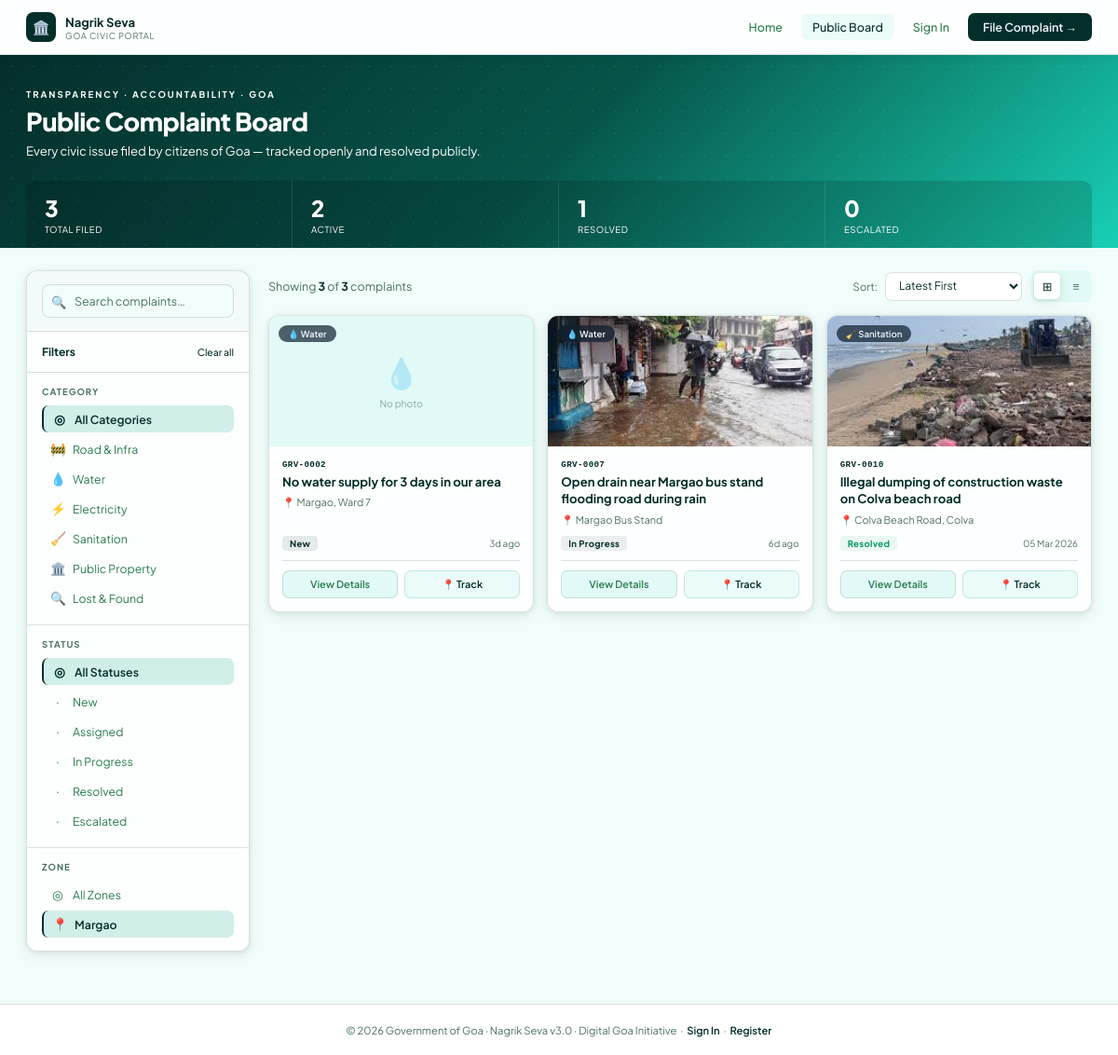
Page /public_board.php?zone=Margao on the committed database.
### tables this page shows
CREATE TABLE IF NOT EXISTS complaints (
  id            INT UNSIGNED AUTO_INCREMENT PRIMARY KEY,
  complaint_no  VARCHAR(20)  NOT NULL UNIQUE,       
  citizen_id    INT UNSIGNED NOT NULL,
  officer_id    INT UNSIGNED DEFAULT NULL,
  category      ENUM('road','water','electricity','sanitation','property','lost') NOT NULL,
  title         VARCHAR(200) NOT NULL,
  description   TEXT         NOT NULL,
  location      VARCHAR(250) NOT NULL,
  latitude      DECIMAL(10,7) DEFAULT NULL,
  longitude     DECIMAL(10,7) DEFAULT NULL,
  zone          VARCHAR(80)  DEFAULT NULL,
  status        ENUM('new','assigned','in_progress','resolved','closed','escalated')
                NOT NULL DEFAULT 'new',
  priority      ENUM('low','medium','high') NOT NULL DEFAULT 'medium',
  photo_path    VARCHAR(255) DEFAULT NULL,          
  officer_notes TEXT         DEFAULT NULL,
  resolved_at   DATETIME     DEFAULT NULL,
  created_at    TIMESTAMP    DEFAULT CURRENT_TIMESTAMP,
  updated_at    TIMESTAMP    DEFAULT CURRENT_TIMESTAMP ON UPDATE CURRENT_TIMESTAMP,
  FOREIGN KEY (citizen_id) REFERENCES users(id) ON DELETE CASCADE,
  FOREIGN KEY (officer_id) REFERENCES users(id) ON DELETE SET NULL,
  INDEX idx_status (status),
  INDEX idx_citizen (citizen_id),
  INDEX idx_officer (officer_id),
  INDEX idx_zone    (zone)
);

### public_board.php (the view, shortened to what this page needs)
<?php
require_once 'config.php';
$filter_cat    = $_GET['cat']    ?? '';
$filter_status = $_GET['status'] ?? '';
$filter_zone   = $_GET['zone']   ?? '';
$filter_sort   = $_GET['sort']   ?? 'latest';
$search        = trim($_GET['q'] ?? '');
$page          = max(1, (int)($_GET['page'] ?? 1));
$per_page      = 12;
$offset        = ($page - 1) * $per_page;
$cat_icon  = ['road'=>'🚧','water'=>'💧','electricity'=>'⚡','sanitation'=>'🧹','property'=>'🏛️','lost'=>'🔍'];
$cat_label = ['road'=>'Road & Infra','water'=>'Water','electricity'=>'Electricity','sanitation'=>'Sanitation','property'=>'Public Property','lost'=>'Lost & Found'];
$s_cfg     = [
    'new'        => ['label'=>'New',         'cls'=>'s-new'],
    'assigned'   => ['label'=>'Assigned',    'cls'=>'s-assigned'],
    'in_progress'=> ['label'=>'In Progress', 'cls'=>'s-prog'],
    'resolved'   => ['label'=>'Resolved',    'cls'=>'s-resolved'],
    'escalated'  => ['label'=>'Escalated',   'cls'=>'s-esc'],
    'closed'     => ['label'=>'Closed',      'cls'=>'s-closed'],
];
$db_complaints = [];
if (isset($conn) && $conn) {
    $real_where  = ["c.status != 'closed'"];
    $real_params = [];
    $real_types  = '';
    if ($filter_zone)   { $real_where[] = 'c.zone = ?';      $real_params[] = $filter_zone;   $real_types .= 's'; }
    $real_w_sql = implode(' AND ', $real_where);
    $real_order = match($filter_sort) {
        'oldest'   => 'c.created_at ASC',
        'resolved' => 'c.resolved_at DESC',
        default    => 'c.created_at DESC',
    };
    $data_sql = "SELECT c.*, u.name as citizen_name, o.name as officer_name
                 FROM complaints c
                 LEFT JOIN users u  ON c.citizen_id  = u.id
                 LEFT JOIN users o  ON c.officer_id  = o.id
                 WHERE $real_w_sql
                 ORDER BY $real_order";
    if ($real_params) {
        $stmt_data = $conn->prepare($data_sql);
        $stmt_data->bind_param($real_types, ...$real_params);
        $stmt_data->execute();
        $res = $stmt_data->get_result();
    } else {
        $res = $conn->query($data_sql);
    }
    if ($res) { while ($row = $res->fetch_assoc()) { $db_complaints[] = $row; } }
}
$filtered = array_filter($all_complaints, function($c) use ($filter_cat,$filter_status,$filter_zone,$search) {
    if ($filter_cat    && $c['category'] !== $filter_cat)    return false;
    if ($filter_status && $c['status']   !== $filter_status) return false;
    if ($filter_zone   && $c['zone']     !== $filter_zone)   return false;
    if ($search && stripos($c['title'].$c['location'], $search) === false) return false;
    return true;
});
usort($filtered, function($a,$b) use ($filter_sort) {
    if ($filter_sort === 'oldest')  return strtotime($a['created_at']) - strtotime($b['created_at']);
    if ($filter_sort === 'resolved') return strtotime($b['resolved_at']??'0') - strtotime($a['resolved_at']??'0');
    return strtotime($b['created_at']) - strtotime($a['created_at']);
});
$merged = array_merge($db_complaints, array_values($filtered));
$seen = [];
$unique_merged = [];
foreach ($merged as $c) {
    $key = $c['complaint_no'] ?? $c['id'];
    if (!isset($seen[$key])) {
        $seen[$key] = true;
        $unique_merged[] = $c;
    }
}
usort($unique_merged, function($a,$b) use ($filter_sort) {
    if ($filter_sort === 'oldest')  return strtotime($a['created_at']) - strtotime($b['created_at']);
    if ($filter_sort === 'resolved') return strtotime($b['resolved_at']??'0') - strtotime($a['resolved_at']??'0');
    return strtotime($b['created_at']) - strtotime($a['created_at']);
});
$total_rows  = count($unique_merged);
$complaints  = array_slice($unique_merged, $offset, $per_page);
$summary = [
    'total'     => $total_rows,
    'new_c'     => count(array_filter($unique_merged, fn($c)=>$c['status']==='new')),
    'prog'      => count(array_filter($unique_merged, fn($c)=>$c['status']==='in_progress')),
    'resolved'  => count(array_filter($unique_merged, fn($c)=>$c['status']==='resolved')),
    'escalated' => count(array_filter($unique_merged, fn($c)=>$c['status']==='escalated')),
];
$zones = array_unique(array_filter(array_column($unique_merged, 'zone'), fn($z) => !empty(trim((string)$z))));
sort($zones);
$is_logged_in = !empty($_SESSION['user_id']);
$role         = $_SESSION['role'] ?? '';
$dash_link    = match($role) {
    'citizen'   => 'citizen_dashboard.php',
    'officer'   => 'officer_dashboard.php',
    'regulator' => 'regulator_dashboard.php',
    default     => 'citizen_login.php',
};
function time_ago($datetime) {
    $diff = time() - strtotime($datetime);
    if ($diff < 604800) return floor($diff/86400).'d ago';
    return date('d M Y', strtotime($datetime));
}
?>
<!DOCTYPE html>
<html lang="en">
<head>
</head>
<body>
<nav class="nav">
  <div class="nav-in">
    <div class="nav-brand">
      <div class="nav-mark">🏛️</div>
      <div>
        <div class="nav-name">Nagrik Seva</div>
        <div class="nav-sub">Goa Civic Portal</div>
      </div>
    </div>
    <div class="nav-right">
      <a href="index.php" class="nav-link">Home</a>
      <a href="public_board.php" class="nav-link on">Public Board</a>
      <?php if($is_logged_in): ?>
      <a href="<?= $dash_link ?>" class="nav-avatar" title="<?= htmlspecialchars($_SESSION['name'] ?? '') ?> · Go to Dashboard">
        <?= strtoupper(substr($_SESSION['name'] ?? 'U', 0, 1)) ?>
        <div class="nav-avatar-dropdown">
          <div class="nad-name"><?= htmlspecialchars($_SESSION['name'] ?? '') ?></div>
          <div class="nad-role"><?= ucfirst($_SESSION['role'] ?? 'citizen') ?></div>
          <div class="nad-divider"></div>
          <a class="nad-item" href="<?= $dash_link ?>">⊞ &nbsp;Dashboard</a>
          <a class="nad-item nad-logout" href="logout.php">↩ &nbsp;Sign Out</a>
        </div>
      </a>
      <?php else: ?>
      <a href="citizen_login.php" class="nav-link">Sign In</a>
      <a href="citizen_register.php" class="nav-btn">File Complaint →</a>
      <?php endif; ?>
    </div>
  </div>
</nav>
<div class="hero">
  <div class="hero-in">
    <div class="hero-label">Transparency · Accountability · Goa</div>
    <div class="hero-title">Public Complaint Board</div>
    <div class="hero-sub">Every civic issue filed by citizens of Goa — tracked openly and resolved publicly.</div>
    <div class="stat-bar">
      <div class="sb-item">
        <div class="sb-num"><?= number_format($summary['total']) ?></div>
        <div class="sb-lbl">Total Filed</div>
      </div>
      <div class="sb-item">
        <div class="sb-num"><?= number_format($summary['new_c'] + $summary['prog']) ?></div>
        <div class="sb-lbl">Active</div>
      </div>
      <div class="sb-item">
        <div class="sb-num"><?= number_format($summary['resolved']) ?></div>
        <div class="sb-lbl">Resolved</div>
      </div>
      <div class="sb-item">
        <div class="sb-num"><?= number_format($summary['escalated']) ?></div>
        <div class="sb-lbl">Escalated</div>
      </div>
    </div>
  </div>
</div>
<div class="main-wrap">
  <aside class="filters">
    <div class="search-wrap">
      <form method="GET">
        <div class="search-box">
          <span class="search-ico">🔍</span>
          <input type="text" name="q" placeholder="Search complaints…" value="<?=htmlspecialchars($search)?>">
        </div>
      </form>
    </div>
    <div class="f-head">
      Filters
      <a href="public_board.php" class="f-clear">Clear all</a>
    </div>
    <div class="f-sec">
      <div class="f-label">Category</div>
      <div class="f-opts">
        <a class="f-opt <?= !$filter_cat?'on':'' ?>" href="<?=buildUrl(['cat'=>''])?>">
          <span class="f-ico">◎</span> All Categories
        </a>
        <?php foreach($cat_icon as $k=>$ico): ?>
        <a class="f-opt <?= $filter_cat===$k?'on':'' ?>" href="<?=buildUrl(['cat'=>$k])?>">
          <span class="f-ico"><?=$ico?></span> <?=$cat_label[$k]?>
        </a>
        <?php endforeach; ?>
      </div>
    </div>
    <div class="f-sec">
      <div class="f-label">Status</div>
      <div class="f-opts">
        <a class="f-opt <?= !$filter_status?'on':'' ?>" href="<?=buildUrl(['status'=>''])?>">
          <span class="f-ico">◎</span> All Statuses
        </a>
        <?php foreach([
          'new'=>'New','assigned'=>'Assigned',
          'in_progress'=>'In Progress','resolved'=>'Resolved','escalated'=>'Escalated'
        ] as $k=>$l): ?>
        <a class="f-opt <?= $filter_status===$k?'on':'' ?>" href="<?=buildUrl(['status'=>$k])?>">
          <span class="f-ico">·</span> <?=$l?>
        </a>
        <?php endforeach; ?>
      </div>
    </div>
    <?php if($zones): ?>
    <div class="f-sec">
      <div class="f-label">Zone</div>
      <div class="f-opts">
        <a class="f-opt <?= !$filter_zone?'on':'' ?>" href="<?=buildUrl(['zone'=>''])?>">
          <span class="f-ico">◎</span> All Zones
        </a>
        <?php foreach($zones as $z): ?>
        <a class="f-opt <?= $filter_zone===$z?'on':'' ?>" href="<?=buildUrl(['zone'=>$z])?>">
          <span class="f-ico">📍</span> <?=htmlspecialchars($z)?>
        </a>
        <?php endforeach; ?>
      </div>
    </div>
    <?php endif; ?>
  </aside>
  <div class="right-col">
    <div class="toolbar">
      <div class="tbl-count">
        Showing <strong><?= count($complaints) ?></strong> of <strong><?= $total_rows ?></strong> complaints
      </div>
      <div style="display:flex;align-items:center;gap:10px">
        <div class="tbl-sort">
          <span class="sort-label">Sort:</span>
          <form method="GET" id="sort-form">
            <select class="sort-sel" name="sort" onchange="document.getElementById('sort-form').submit()">
              <option value="latest"  <?=$filter_sort==='latest'?'selected':''?>>Latest First</option>
            </select>
          </form>
        </div>
        <div class="view-toggle">
          <button class="vt-btn on" id="btn-grid" onclick="setView('grid')" title="Grid view">⊞</button>
          <button class="vt-btn" id="btn-list" onclick="setView('list')" title="List view">≡</button>
        </div>
      </div>
    </div>
    <?php if(empty($complaints)): ?>
    <div class="empty">
      <div class="empty-ico">📭</div>
      <div class="empty-title">No complaints found</div>
      <div class="empty-sub">Try adjusting your filters or search term.</div>
      <a href="public_board.php" style="display:inline-flex;align-items:center;gap:6px;padding:8px 18px;background:var(--a);color:#f0f4ff;border-radius:7px;font-size:.78rem;font-weight:600">Clear Filters</a>
    </div>
    <?php else: ?>
    <div class="comp-grid" id="view-grid">
      <?php foreach($complaints as $c):
        $sc  = $s_cfg[$c['status']] ?? ['label'=>ucfirst($c['status']),'cls'=>'s-new'];
        $ico = $cat_icon[$c['category']] ?? '📋';
        $lbl = $cat_label[$c['category']] ?? ucfirst($c['category']);
        $photo = $c['photo_url'] ?? ($c['photo_path'] ?? '');
      ?>
      <div class="comp-card">
        <div class="cc-photo" onclick="location.href='complaint_detail.php?id=<?=$c['id']?>'">
          <?php if($photo): ?>
          <img src="<?=htmlspecialchars($photo)?>" alt="Complaint photo" loading="lazy">
          <?php else: ?>
          <div class="cc-photo-placeholder">
            <div class="cc-ph-ico"><?=$ico?></div>
            <div class="cc-ph-txt">No photo</div>
          </div>
          <?php endif; ?>
          <div class="cc-cat-badge"><?=$ico?> <?=$lbl?></div>
        </div>
        <div class="cc-body">
          <div class="cc-id"><?=htmlspecialchars($c['complaint_no'])?></div>
          <div class="cc-title" onclick="location.href='complaint_detail.php?id=<?=$c['id']?>'"><?=htmlspecialchars($c['title'])?></div>
          <div class="cc-loc">📍 <?=htmlspecialchars($c['location'])?></div>
          <div class="cc-foot">
            <span class="pill <?=$sc['cls']?>"><?=$sc['label']?></span>
            <span class="cc-time"><?=time_ago($c['created_at'])?></span>
          </div>
          <div class="cc-actions">
            <a href="complaint_detail.php?id=<?=$c['id']?>" class="cc-btn">View Details</a>
            <a href="track.php?id=<?=htmlspecialchars($c['complaint_no'])?>" class="cc-btn cc-btn-track">📍 Track</a>
          </div>
        </div>
      </div>
      <?php endforeach; ?>
    </div>
    <?php endif; ?>
  </div>
</div>
<div style="background:var(--white);border-top:1px solid var(--border);padding:20px 28px;text-align:center;font-size:.7rem;color:var(--muted);margin-top:32px">
  © 2026 Government of Goa · Nagrik Seva v3.0 · Digital Goa Initiative &nbsp;·&nbsp;
  <a href="citizen_login.php" style="color:var(--a);font-weight:600">Sign In</a> &nbsp;·&nbsp;
  <a href="citizen_register.php" style="color:var(--a);font-weight:600">Register</a>
</div>
</body>
</html>
<?php
function buildUrl($overrides=[]) {
    $params = array_merge([
        'cat'    => $_GET['cat']    ?? '',
        'status' => $_GET['status'] ?? '',
        'zone'   => $_GET['zone']   ?? '',
        'sort'   => $_GET['sort']   ?? 'latest',
        'q'      => $_GET['q']      ?? '',
        'page'   => $_GET['page']   ?? 1,
    ], $overrides);
    $params = array_filter($params, fn($v) => $v !== '' && $v !== 'latest' && $v !== 1);
    return 'public_board.php' . ($params ? '?' . http_build_query($params) : '');
}
?>

### rows in the picture
complaints: status "3", $summary['new_c'] + $summary['prog'] "2", status "1", status "0", category "💧", category "Water", complaint_no "GRV-0002", title "No water supply for 3 days in our area", location "Margao, Ward 7", status "New", created_at "3d ago"

### other values in the picture
$ico "🚧"
$cat_label[$k] "Road & Infra"
$ico "💧"
$cat_label[$k] "Water"
$ico "⚡"
$cat_label[$k] "Electricity"
$ico "🧹"
$cat_label[$k] "Sanitation"
$ico "🏛️"
$cat_label[$k] "Public Property"
$ico "🔍"
$cat_label[$k] "Lost & Found"
$l "New"
$l "Assigned"
$l "In Progress"
